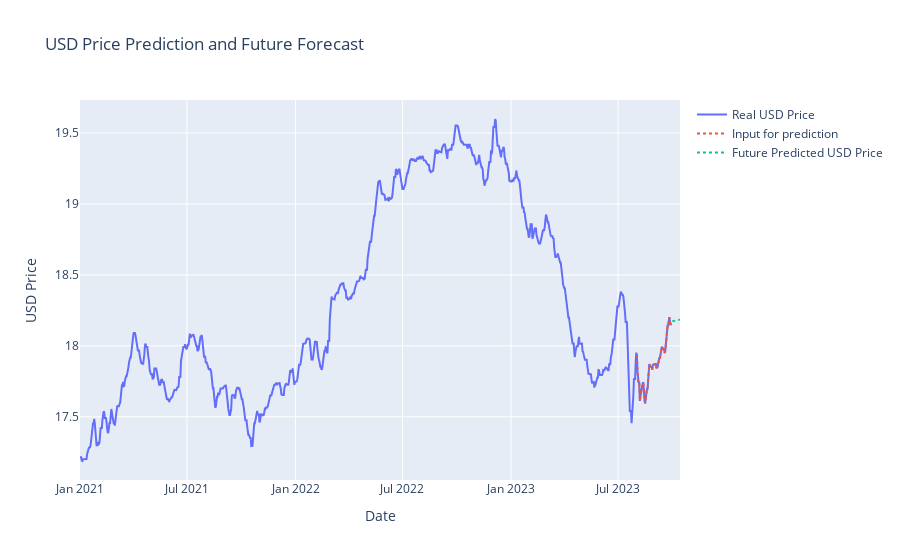

Source (notebook cell):
### Markdown cell above
### first test

### Code cell
import plotly.graph_objs as go
from plotly.offline import iplot

# Create traces for the actual and predicted prices
actual_trace = go.Scatter(
    x=df_usd.index,
    y=df_usd['USD'],
    mode='lines',
    name='Real USD Price'
)

input_trace = go.Scatter(
    x=pd.date_range(end=df_usd.index[-1], periods=n_steps),
    y=last_values.flatten(),
    mode='lines',
    name='Input for prediction',
    line=dict(dash='dot')
)

future_trace = go.Scatter(
    x=pd.date_range(start=df_usd.index[-1] + pd.Timedelta(days=1), periods=len(predicted_prices)),
    y=predicted_prices,
    mode='lines',
    name='Future Predicted USD Price',
    line=dict(dash='dot')
)

data = [actual_trace, input_trace, future_trace]

layout = go.Layout(
    title='USD Price Prediction and Future Forecast',
    xaxis=dict(title='Date'),
    yaxis=dict(title='USD Price')
)

fig = go.Figure(data=data, layout=layout)

# Plot the figure
iplot(fig)

### Figure 1 — Plotly figure (JSON) as saved in the notebook; plotly's stock layout.template omitted (floating-point values rounded to 4 significant figures; data arrays with more than 128 entries replaced by an {"elided": "..."} marker saying what was removed)
{"data": [{"mode": "lines", "name": "Real USD Price", "type": "scatter", "x": {"elided": "1003 str values"}, "y": {"elided": "1003 float values"}}, {"line": {"dash": "dot"}, "mode": "lines", "name": "Input for prediction", "type": "scatter", "x": ["2023-08-02T00:00:00", "2023-08-03T00:00:00", "2023-08-04T00:00:00", "2023-08-05T00:00:00", "2023-08-06T00:00:00", "2023-08-07T00:00:00", "2023-08-08T00:00:00", "2023-08-09T00:00:00", "2023-08-10T00:00:00", "2023-08-11T00:00:00", "2023-08-12T00:00:00", "2023-08-13T00:00:00", "2023-08-14T00:00:00", "2023-08-15T00:00:00", "2023-08-16T00:00:00", "2023-08-17T00:00:00", "2023-08-18T00:00:00", "2023-08-19T00:00:00", "2023-08-20T00:00:00", "2023-08-21T00:00:00", "2023-08-22T00:00:00", "2023-08-23T00:00:00", "2023-08-24T00:00:00", "2023-08-25T00:00:00", "2023-08-26T00:00:00", "2023-08-27T00:00:00", "2023-08-28T00:00:00", "2023-08-29T00:00:00", "2023-08-30T00:00:00", "2023-08-31T00:00:00", "2023-09-01T00:00:00", "2023-09-02T00:00:00", "2023-09-03T00:00:00", "2023-09-04T00:00:00", "2023-09-05T00:00:00", "2023-09-06T00:00:00", "2023-09-07T00:00:00", "2023-09-08T00:00:00", "2023-09-09T00:00:00", "2023-09-10T00:00:00", "2023-09-11T00:00:00", "2023-09-12T00:00:00", "2023-09-13T00:00:00", "2023-09-14T00:00:00", "2023-09-15T00:00:00", "2023-09-16T00:00:00", "2023-09-17T00:00:00", "2023-09-18T00:00:00", "2023-09-19T00:00:00", "2023-09-20T00:00:00", "2023-09-21T00:00:00", "2023-09-22T00:00:00", "2023-09-23T00:00:00", "2023-09-24T00:00:00", "2023-09-25T00:00:00", "2023-09-26T00:00:00", "2023-09-27T00:00:00", "2023-09-28T00:00:00", "2023-09-29T00:00:00", "2023-09-30T00:00:00"], "y": [17.94, 17.82, 17.74, 17.74, 17.74, 17.61, 17.64, 17.67, 17.7, 17.74, 17.74, 17.74, 17.65, 17.61, 17.6, 17.65, 17.69, 17.69, 17.69, 17.76, 17.85, 17.87, 17.86, 17.85, 17.85, 17.85, 17.83, 17.87, 17.87, 17.87, 17.87, 17.87, 17.87, 17.84, 17.85, 17.85, 17.89, 17.91, 17.91, 17.91, 17.95, 17.97, 17.99, 17.99, 17.98, 17.98, 17.98, 17.95, 17.96, 18.02, 18.04, 18.14, 18.14, 18.14, 18.18, 18.2, 18.17, 18.15, 18.16, 18.16]}, {"line": {"dash": "dot"}, "mode": "lines", "name": "Future Predicted USD Price", "type": "scatter", "x": ["2023-10-01T00:00:00", "2023-10-02T00:00:00", "2023-10-03T00:00:00", "2023-10-04T00:00:00", "2023-10-05T00:00:00", "2023-10-06T00:00:00", "2023-10-07T00:00:00", "2023-10-08T00:00:00", "2023-10-09T00:00:00", "2023-10-10T00:00:00", "2023-10-11T00:00:00", "2023-10-12T00:00:00", "2023-10-13T00:00:00", "2023-10-14T00:00:00"], "y": [18.17, 18.17, 18.17, 18.17, 18.18, 18.18, 18.18, 18.18, 18.18, 18.18, 18.18, 18.18, 18.18, 18.19]}], "layout": {"title": {"text": "USD Price Prediction and Future Forecast"}, "xaxis": {"title": {"text": "Date"}}, "yaxis": {"title": {"text": "USD Price"}}}}
